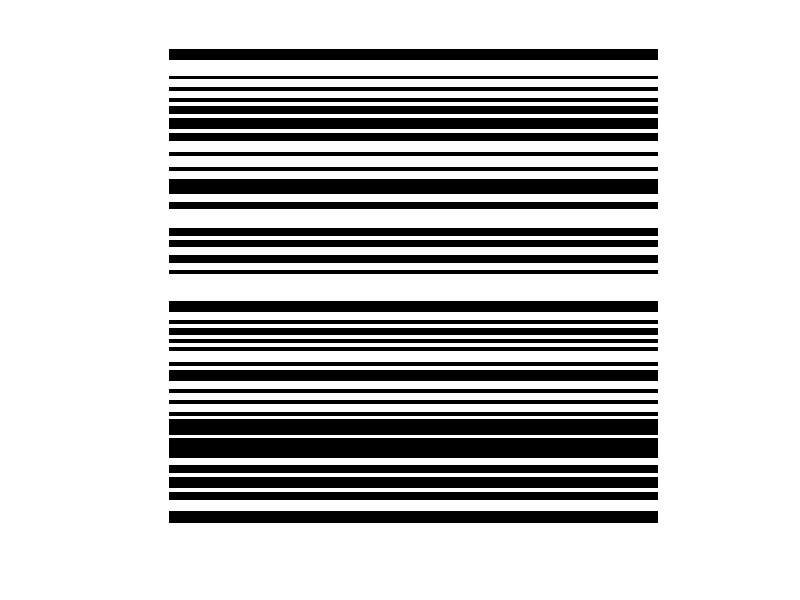

Recreate this plot in MATLAB.
 clc;clear;
 %% 
% load('mask_all.mat');
% mx=200;kx=128;
% mask_i = (mx-kx)./2 ;
% for i=1:1:4
%     mask_all_2d(:,:,i)=imcrop(mask_all(:,:,i),[mask_i,mask_i,kx-1,kx-1]);
% end
%   save('E:\Yilong DATA\code\DLLR\mask_all_2d.mat','mask_all_2d');
 %%
%  mask_all_1d=zeros(232,232,4);
% length_k=232;
% mask_all_1d(1:2:length_k,:,1)=ones(length_k./2,length_k);
% mask_all_1d(1:4:length_k,:,2)=ones(length_k./4,length_k);
% mask_all_1d(1:6:length_k,:,3)=ones(floor(length_k./6)+1,length_k);
% mask_all_1d(1:8:length_k,:,4)=ones(length_k./8,length_k);
% %%
% imshow(mask_all_1d(:,:,4));
% save('F:\code\DLLR\mask_all_1d_360.mat','mask_all_1d');


%% 
lk=128;
mask_all_randn1D=zeros(lk,lk,4);
U2_index = randperm(lk,lk./2);
U3_index = randperm(lk,floor(lk./2.5));
mask_all_randn1D(U2_index,:,1)=ones(lk./2,lk);
mask_all_randn1D(U3_index,:,2)=ones(floor(lk./2.5),lk);
csize=4;
central = (lk-csize)./2:(lk+csize)./2 -1 ;central=central';
mask_all_randn1D(U2_index,:,3)=ones(lk./2,lk); mask_all_randn1D(central,:,3)=ones(csize,lk);
csize=6;
central = (lk-csize)./2:(lk+csize)./2 -1 ;central=central';
mask_all_randn1D(U3_index,:,4)=ones(floor(lk./2.5),lk); mask_all_randn1D(central,:,4)=ones(csize,lk);
%%
imshow(mask_all_randn1D(:,:,3));
save('F:\code\DLLR\mask_all_randn1D128.mat','mask_all_randn1D');
  
%